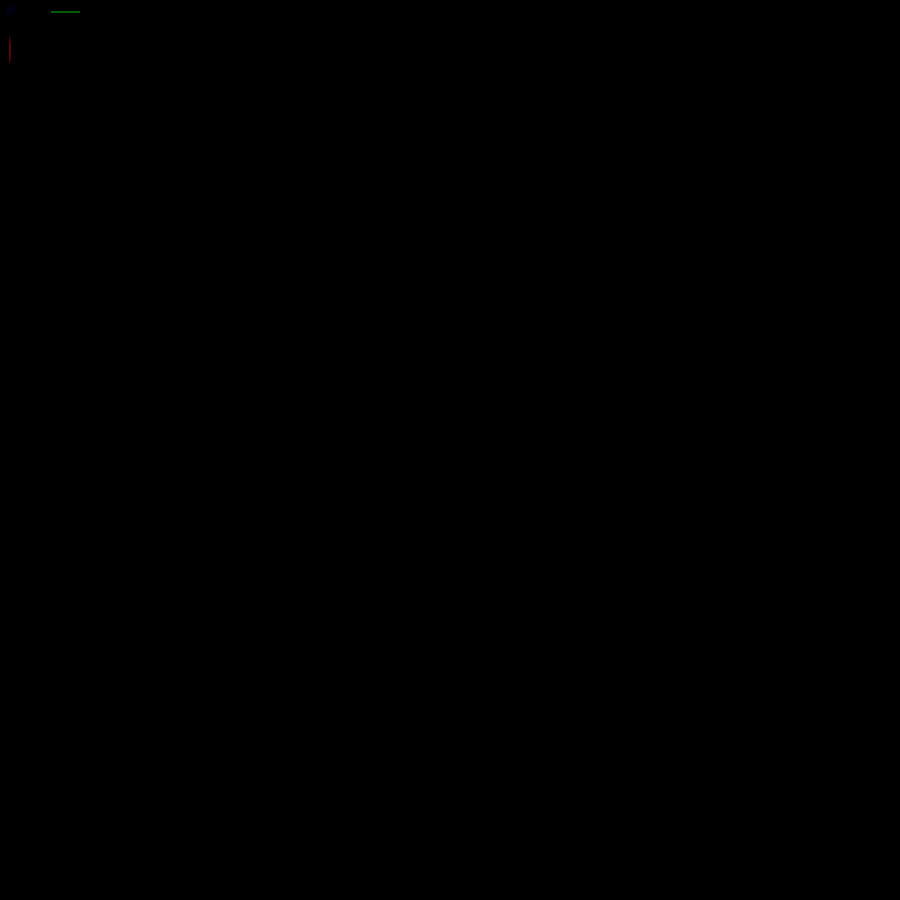
Frame 1 (no input)
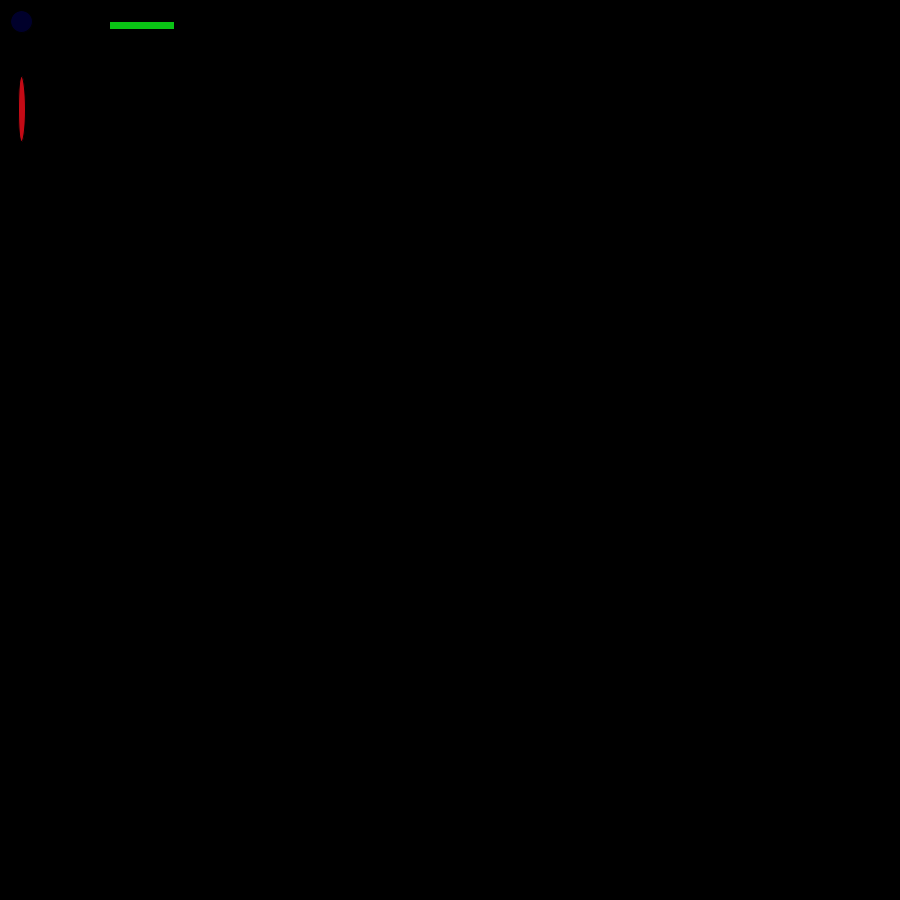
Frame 60 (the mouse pressed at the canvas centre just before this capture)
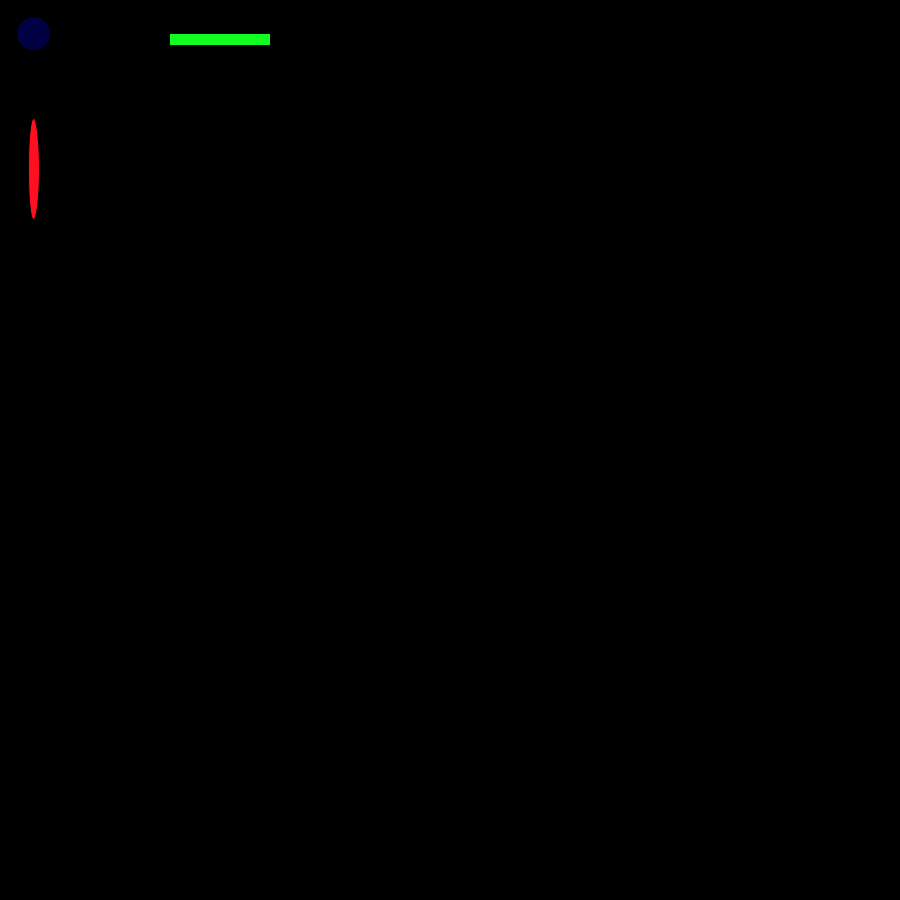
Frame 120 (the mouse held since frame 60 and released just before this capture)

The Processing sketch that drew these frames (run headless with seeded random() and noise(); from frame 60 on, the mouse is pressed at the canvas centre):

// Processing sketch: Heraldo_Variable_20140916
// ── Heraldo_Variable_20140916.pde
//declare
float Heraldo;

void setup(){
  size(900,900);
  //initialize
  Heraldo = 10;
}

void draw(){
  background(0);
  fill(Heraldo*9, Heraldo/2, Heraldo);
  ellipse(Heraldo, Heraldo*5, Heraldo/3, Heraldo*3);
  fill(Heraldo/2, Heraldo*9, Heraldo);
  rect(Heraldo*5, Heraldo, Heraldo*3, Heraldo/3);
  fill(0, 0, Heraldo*2);
  ellipse(Heraldo, Heraldo, Heraldo, Heraldo);
  Heraldo = Heraldo +.2;
}
